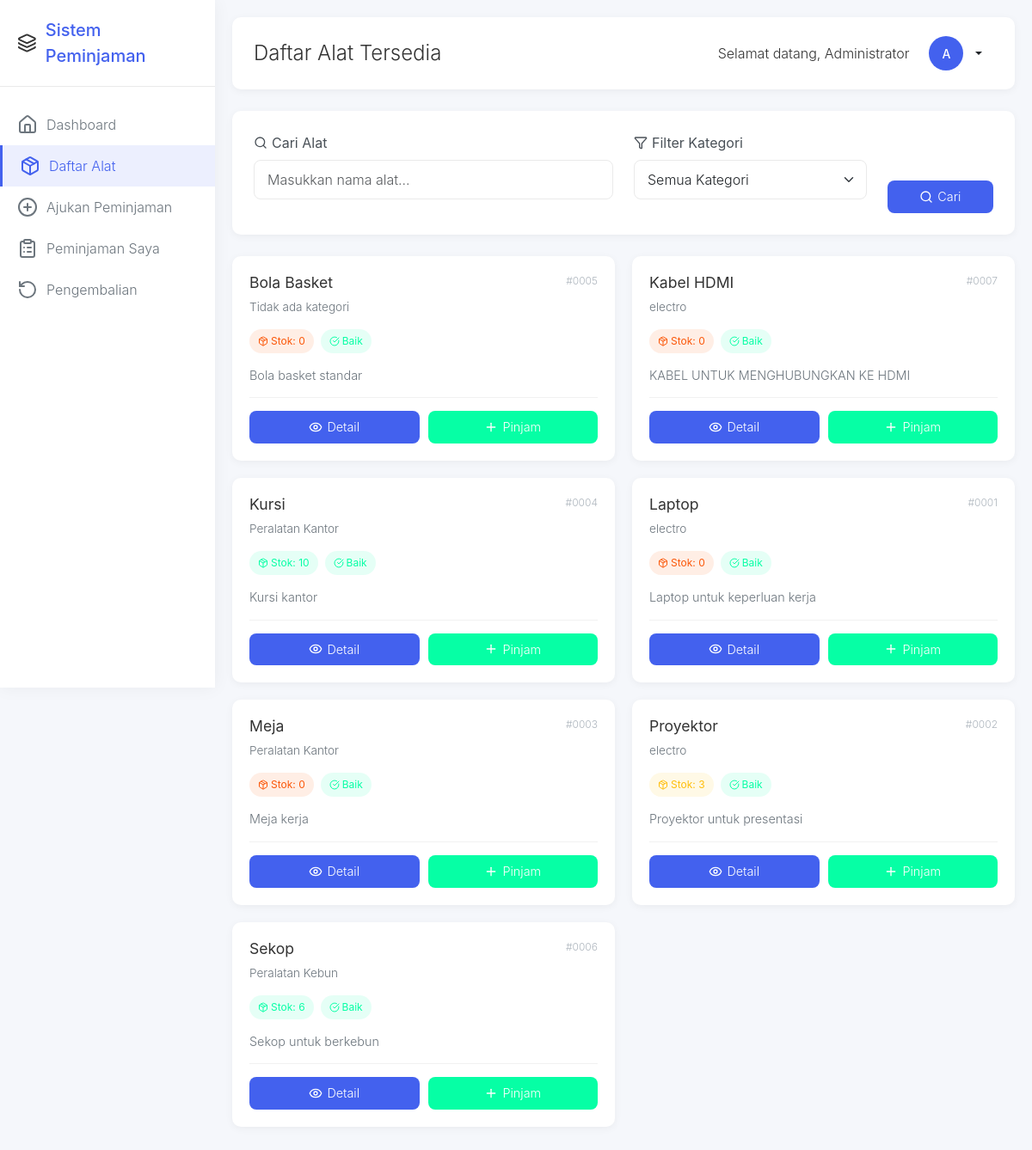
/peminjam/daftar_alat.php (signed in), run on the app's committed database.
### tables this page shows
CREATE TABLE `alat` (
  `id` int(11) NOT NULL,
  `nama_alat` varchar(100) NOT NULL,
  `kategori_id` int(11) DEFAULT NULL,
  `stok` int(11) NOT NULL DEFAULT 0,
  `kondisi` enum('baik','rusak_ringan','rusak_berat') NOT NULL DEFAULT 'baik',
  `deskripsi` text DEFAULT NULL,
  `created_at` timestamp NOT NULL DEFAULT current_timestamp()
);

CREATE TABLE `kategori` (
  `id` int(11) NOT NULL,
  `nama_kategori` varchar(100) NOT NULL,
  `created_at` timestamp NOT NULL DEFAULT current_timestamp()
);

### peminjam/daftar_alat.php (the view, shortened to what this page needs)
<?php
 $db = new Database();
 $conn = $db->getConnection();
 $search = isset($_GET['search']) ? $_GET['search'] : '';
 $query = "SELECT a.*, k.nama_kategori FROM alat a LEFT JOIN kategori k ON a.kategori_id = k.id WHERE 1=1";
 $query .= " ORDER BY a.nama_alat";
 $stmt = $conn->prepare($query);
 $stmt->execute();
 $result = $stmt->get_result();
?>
<!DOCTYPE html>
<html lang="id">
<head>
    <link href="https://cdn.jsdelivr.net/npm/bootstrap@5.3.0/dist/css/bootstrap.min.css" rel="stylesheet">
    <link rel="stylesheet" href="../assets/css/style.css">
</head>
<body>
    <aside class="sidebar" id="sidebar">
        <div class="sidebar-header">
            <i data-lucide="layers"></i>
            <span class="sidebar-logo">Sistem Peminjaman</span>
        </div>
        <nav class="sidebar-menu">
            <a href="dashboard.php" class="menu-item">
                <i data-lucide="home" class="menu-icon"></i>
                <span class="menu-text">Dashboard</span>
            </a>
            <a href="daftar_alat.php" class="menu-item active">
                <i data-lucide="package" class="menu-icon"></i>
                <span class="menu-text">Daftar Alat</span>
            </a>
            <a href="pinjam_alat.php" class="menu-item">
                <i data-lucide="plus-circle" class="menu-icon"></i>
                <span class="menu-text">Ajukan Peminjaman</span>
            </a>
            <a href="peminjaman_saya.php" class="menu-item">
                <i data-lucide="clipboard-list" class="menu-icon"></i>
                <span class="menu-text">Peminjaman Saya</span>
            </a>
            <a href="pengembalian.php" class="menu-item">
                <i data-lucide="rotate-ccw" class="menu-icon"></i>
                <span class="menu-text">Pengembalian</span>
            </a>
        </nav>
    </aside>
    <main class="main-content">
        <div class="top-header">
            <div style="display: flex; align-items: center;">
                <h1 class="page-title">Daftar Alat Tersedia</h1>
            </div>
            <div class="user-profile">
                <span style="margin-right: 10px;">Selamat datang, <?php echo $_SESSION['nama']; ?></span>
                <div class="dropdown">
                    <button class="btn btn-sm dropdown-toggle d-flex align-items-center" type="button" id="userDropdown" data-bs-toggle="dropdown" aria-expanded="false">
                        <div class="user-avatar">
                            <?php echo strtoupper(substr($_SESSION['nama'], 0, 1)); ?>
                        </div>
                    </button>
                </div>
            </div>
        </div>
        <div class="filter-card">
            <form method="GET" action="">
                <div class="row">
                    <div class="col-md-6">
                        <label for="search" class="form-label">
                            <i data-lucide="search" style="width: 16px; height: 16px; margin-right: 5px;"></i>
                            Cari Alat
                        </label>
                        <input type="text" class="form-control" id="search" name="search" value="<?php echo $search; ?>" placeholder="Masukkan nama alat...">
                    </div>
                    <div class="col-md-4">
                        <label for="kategori" class="form-label">
                            <i data-lucide="filter" style="width: 16px; height: 16px; margin-right: 5px;"></i>
                            Filter Kategori
                        </label>
                        <select class="form-select" id="kategori" name="kategori">
                            <option value="">Semua Kategori</option>
                        </select>
                    </div>
                    <div class="col-md-2">
                        <label class="form-label">&nbsp;</label><br>
                        <button type="submit" class="btn-custom btn-primary-custom w-100">
                            <i data-lucide="search" style="width: 16px; height: 16px;"></i>
                            Cari
                        </button>
                    </div>
                </div>
            </form>
        </div>
        <?php if ($result->num_rows > 0): ?>
            <div class="alat-grid">
                <?php while ($alat = $result->fetch_assoc()): ?>
                <div class="alat-card">
                    <div class="alat-card-header">
                        <div>
                            <h5 class="alat-title"><?php echo $alat['nama_alat']; ?></h5>
                            <span class="alat-kategori"><?php echo $alat['nama_kategori'] ?: 'Tidak ada kategori'; ?></span>
                        </div>
                        <span class="alat-id">#<?php echo str_pad($alat['id'], 4, '0', STR_PAD_LEFT); ?></span>
                    </div>
                    <div class="alat-badges">
                        <span class="badge-custom badge-<?php echo $alat['stok'] > 5 ? 'success' : ($alat['stok'] > 0 ? 'warning' : 'danger'); ?>">
                            <i data-lucide="package" style="width: 12px; height: 12px;"></i>
                            Stok: <?php echo $alat['stok']; ?>
                        </span>
                        <span class="badge-custom badge-<?php echo $alat['kondisi'] == 'baik' ? 'success' : ($alat['kondisi'] == 'rusak_ringan' ? 'warning' : 'danger'); ?>">
                            <i data-lucide="check-circle" style="width: 12px; height: 12px;"></i>
                            <?php echo ucfirst($alat['kondisi']); ?>
                        </span>
                    </div>
                    <p class="alat-description"><?php echo substr($alat['deskripsi'] ?: 'Tidak ada deskripsi', 0, 100); ?></p>
                    <div class="alat-actions">
                        <button class="btn-custom btn-primary-custom" onclick="showDetail(<?php echo $alat['id']; ?>)">
                            <i data-lucide="eye" style="width: 16px; height: 16px;"></i>
                            Detail
                        </button>
                        <a href="pinjam_alat.php?alat_id=<?php echo $alat['id']; ?>" class="btn-custom btn-success-custom">
                            <i data-lucide="plus" style="width: 16px; height: 16px;"></i>
                            Pinjam
                        </a>
                    </div>
                </div>
                <?php endwhile; ?>
            </div>
        <?php endif; ?>
    </main>
</body>
</html>

### assets/css/style.css (style rules this page uses)
body { font-family: 'Segoe UI', Tahoma, Geneva, Verdana, sans-serif; background-color: #f8f9fa; }
.btn { border-radius: 6px; font-weight: 500; transition: all 0.2s ease; }
.btn-sm { padding: 0.375rem 0.75rem; font-size: 0.875rem; }
.form-control, .form-select { border-radius: 6px; border: 1px solid #ced4da; transition: border-color 0.15s ease-in-out, box-shadow 0.15s ease-in-out; }

### data on the page
alat: nama_alat "Bola Basket", nama_kategori "Tidak ada kategori", id "0005", stok "0", kondisi "Baik", deskripsi "Bola basket standar"
alat: nama_alat "Kabel HDMI", kategori.nama_kategori "electro", id "0007", stok "0", kondisi "Baik", deskripsi "KABEL UNTUK MENGHUBUNGKAN KE HDMI"
alat: nama_alat "Kursi", kategori.nama_kategori "Peralatan Kantor", id "0004", stok "10", kondisi "Baik", deskripsi "Kursi kantor"
alat: nama_alat "Laptop", kategori.nama_kategori "electro", id "0001", stok "0", kondisi "Baik", deskripsi "Laptop untuk keperluan kerja"
alat: nama_alat "Meja", kategori.nama_kategori "Peralatan Kantor", id "0003", stok "0", kondisi "Baik", deskripsi "Meja kerja"
alat: nama_alat "Proyektor", kategori.nama_kategori "electro", id "0002", stok "3", kondisi "Baik", deskripsi "Proyektor untuk presentasi"
alat: nama_alat "Sekop", kategori.nama_kategori "Peralatan Kebun", id "0006", stok "6", kondisi "Baik", deskripsi "Sekop untuk berkebun"

### other printed values
$_SESSION['nama'] "Administrator"
substr($_SESSION['nama'], 0, 1) "A"
